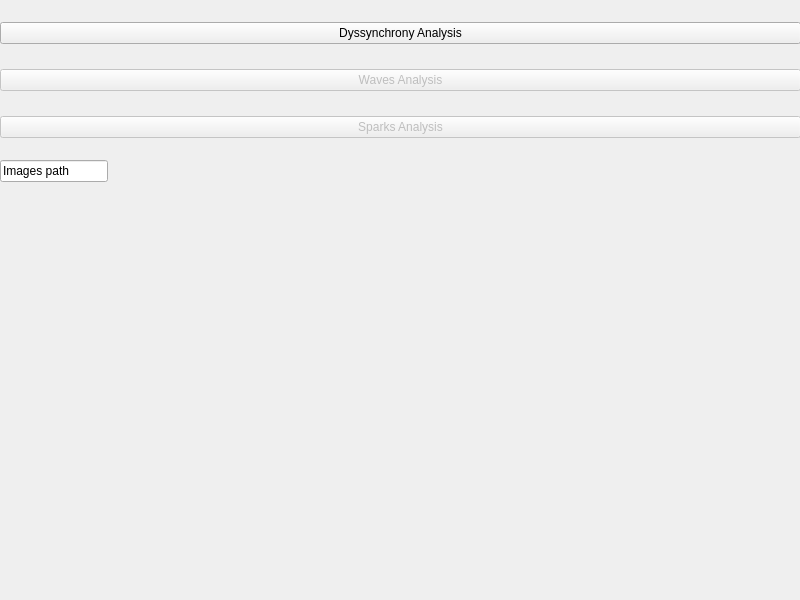
<?xml version="1.0" encoding="UTF-8"?>
<ui version="4.0">
 <class>MainWindow</class>
 <widget class="QMainWindow" name="MainWindow">
  <property name="geometry">
   <rect>
    <x>0</x>
    <y>0</y>
    <width>800</width>
    <height>600</height>
   </rect>
  </property>
  <property name="windowTitle">
   <string>MainWindow</string>
  </property>
  <widget class="QWidget" name="analysisSelector">
   <widget class="QWidget" name="verticalLayoutWidget">
    <property name="geometry">
     <rect>
      <x>0</x>
      <y>0</y>
      <width>801</width>
      <height>161</height>
     </rect>
    </property>
    <layout class="QVBoxLayout" name="verticalLayout">
     <property name="spacing">
      <number>3</number>
     </property>
     <item>
      <widget class="QPushButton" name="dyssynchronyAnalysis">
       <property name="text">
        <string>Dyssynchrony Analysis</string>
       </property>
      </widget>
     </item>
     <item>
      <widget class="QPushButton" name="wavesAnalysis">
       <property name="enabled">
        <bool>false</bool>
       </property>
       <property name="text">
        <string>Waves Analysis</string>
       </property>
      </widget>
     </item>
     <item>
      <widget class="QPushButton" name="sparksAnalysis">
       <property name="enabled">
        <bool>false</bool>
       </property>
       <property name="text">
        <string>Sparks Analysis</string>
       </property>
      </widget>
     </item>
    </layout>
   </widget>
   <widget class="QWidget" name="formLayoutWidget">
    <property name="geometry">
     <rect>
      <x>0</x>
      <y>160</y>
      <width>451</width>
      <height>351</height>
     </rect>
    </property>
    <layout class="QFormLayout" name="dyssynchronyForm">
     <item row="0" column="0">
      <widget class="QLineEdit" name="imagePathInput">
       <property name="text">
        <string>Images path</string>
       </property>
       <property name="maxLength">
        <number>1000</number>
       </property>
      </widget>
     </item>
    </layout>
   </widget>
  </widget>
 </widget>
 <resources/>
 <connections/>
</ui>
